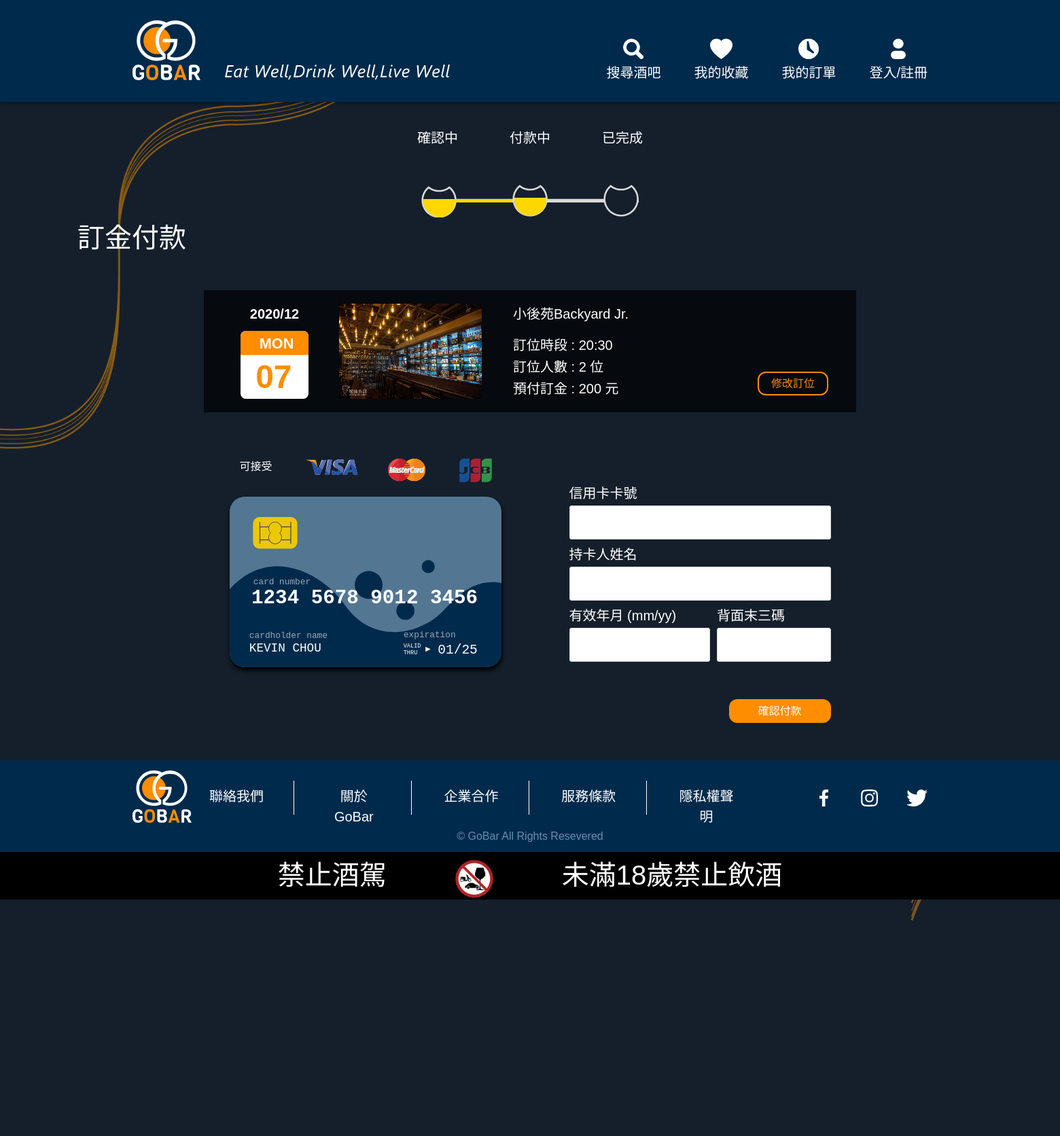
/W/pages/payment.php, run on the app's committed database.
### tables this page shows
CREATE TABLE `orders` (
  `sid` int(11) NOT NULL,
  `shop` varchar(255) NOT NULL,
  `date` date NOT NULL,
  `weekdays` text NOT NULL,
  `time` varchar(255) NOT NULL,
  `people` int(11) NOT NULL,
  `name` varchar(255) NOT NULL,
  `phone` varchar(255) NOT NULL,
  `email` varchar(255) NOT NULL,
  `remarks` varchar(255) NOT NULL,
  `noshow` varchar(255) NOT NULL
);

### W/pages/payment.php (the view, shortened to what this page needs)
<?php include __DIR__ . '/../../parts/config.php'; ?>
    <?php
      $sql = sprintf("SELECT `shop`,`date`,`weekdays`, `people`, `time` FROM `orders` ORDER BY `sid` desc limit 1 ; ");
      $stmt = $pdo->query($sql);
      $orders = $stmt->fetchAll(PDO::FETCH_ASSOC);
    ?>
<?php include __DIR__ . '/../../parts/html-head.php'; ?>
<link rel="stylesheet" href="../css/payment.css" />
<link rel="stylesheet" href="../css/card.css" />
<?php include __DIR__ . '/../../parts/navbar.php'; ?>
  <body>
    <div class="web golden-line1"></div>
    <div class="container-fluid">
      <div class="glass-position">
        <div class="progress-area">
          <div class="progress-line">
            <p>確認中</p>
          </div>
          <div class="progress-line">
            <p>付款中</p>
          </div>
          <div class="progress-line">
            <p>已完成</p>
          </div>
        </div>
        <div class="glass">
          <div>
            <div class="animate-position">
              <span class="top"></span>
            </div>
            <div class="animate-position1">
              <span class="line"></span>
            </div>
            <div class="animate-position2">
              <span class="fix-yellow"></span>
            </div>
          </div>
        </div>
      </div>
      <div class="title-40M ml-4 col-xl-12 col-12">
        <p class="web">訂金付款</p>
      </div>
      <div class="row justify-content-center">
        <div class="order-info col-xl-8 col-12">
          <div class="row area-box">
            <div class="date ml-4 col-xl-2 col-4">
              <p class="text-20B"><?= substr($orders[0]["date"], 0, 4) ,'/',substr($orders[0]["date"],5 ,2 )?></p>
              <svg
                xmlns="http://www.w3.org/2000/svg"
                width="100"
                height="100"
                viewBox="0 0 194 194"
              >
                <g
                  id="Group_459"
                  data-name="Group 459"
                  transform="translate(-630 -854)"
                >
                  <rect
                    id="Rectangle_1458"
                    data-name="Rectangle 1458"
                    width="194"
                    height="194"
                    rx="15"
                    transform="translate(630 854)"
                    fill="#fff"
                  />
                  <path
                    id="Rectangle_1462"
                    data-name="Rectangle 1462"
                    d="M15,0H179a15,15,0,0,1,15,15V69a0,0,0,0,1,0,0H0a0,0,0,0,1,0,0V15A15,15,0,0,1,15,0Z"
                    transform="translate(630 854)"
                    fill="#ff8d00"
                  />
                  <text
                    id="_18"
                    data-name="18"
                    transform="translate(673 1016)"
                    fill="#ff8d00"
                    font-size="93"
                    font-family="NotoSansTC-Bold, Noto Sans TC"
                    font-weight="700"
                  >
                    <tspan x="0" y="0"><?=substr($orders[0]["date"], 8, 2)?></tspan>
                  </text>
                  <text
                    id="FRIDAY"
                    transform="translate(684 904)"
                    fill="#fff"
                    font-size="42"
                    font-family="NotoSansTC-Bold, Noto Sans TC"
                    font-weight="700"
                  >
                    <tspan x="0" y="0"><?=substr($orders[0]["weekdays"],0,3)?></tspan>
                  </text>
                </g>
              </svg>
            </div>
            <div class="bar-pic col-xl-3 col-11">
              <img src="<?= WEB_ROOT ?>data/img/<?=$orders[0]['shop']?>.jpg" alt="" />
            </div>
            <div class="info col-xl-4 col-10">
              <p id="bar-name" class="shop-name text-20"><?= $orders[0]["shop"] ?></p>
              <div class="info-text">
                <p class="text-20">訂位時段 : <?= $orders[0]["time"] ?></p>
                <p class="text-20">訂位人數 :  <?= $orders[0]["people"] ?> 位</p>
                <p class="text-20">預付訂金 : <?= $orders[0]["people"] *100 ?> 元</p>
              </div>
            </div>
            <div class="edit col-xl-2 col-6">
              <button id="edit-btn" class="edit-btn" onclick="history.back()" value="回到上一頁">修改訂位</button>
            </div>
          </div>
        </div>
      </div>
      <div class="row justify-content-center mt-5">
        <div class="cardd col-xl-4 col-11">
          <div class="card-type row mb-3">
            <div class="accept col-xl-2 col-3">
              <p>可接受</p>
            </div>
            <div class="visa col-xl-3 col-3">
              <img src="../img/visa.png" alt="" />
            </div>
            <div class="master col-xl-2 col-2">
              <img src="../img/mastercard.png" alt="" />
            </div>
            <div class="jcb col-xl-2 col-2">
              <img src="../img/jcb.png" alt="" />
            </div>
          </div>
          <div class="card-area">
            <div class="preload">
              <div class="creditcard">
                <div class="front">
                  <svg
                    version="1.1"
                    id="cardfront"
                    xmlns="http://www.w3.org/2000/svg"
                    xmlns:xlink="http://www.w3.org/1999/xlink"
                    x="0px"
                    y="0px"
                    viewBox="0 0 750 471"
                    style="enable-background: new 0 0 750 471"
                    xml:space="preserve"
                  >
                    <g id="Front">
                      <text
                        transform="matrix(1 0 0 1 60.106 295.0121)"
                        id="svgnumber"
                        class="st2 st3 st4"
                      >
                        1234 5678 9012 3456
                      </text>
                      <text
                        transform="matrix(1 0 0 1 54.1064 428.1723)"
                        id="svgname"
                        class="st2 st5 st6"
                      >
                        KEVIN CHOU
                      </text>
                      <text
                        transform="matrix(1 0 0 1 54.1074 389.8793)"
                        class="st7 st5 st8"
                      >
                        cardholder name
                      </text>
                      <text
                        transform="matrix(1 0 0 1 479.7754 388.8793)"
                        class="st7 st5 st8"
                      >
                        expiration
                      </text>
                      <text
                        transform="matrix(1 0 0 1 65.1054 241.5)"
                        class="st7 st5 st8"
                      >
                        card number
                      </text>
                      <g>
                        <text
                          transform="matrix(1 0 0 1 574.4219 433.8095)"
                          id="svgexpire"
                          class="st2 st5 st9"
                        >
                          01/25
                        </text>
                        <text
                          transform="matrix(1 0 0 1 479.3848 417.0097)"
                          class="st2 st10 st11"
                        >
                          VALID
                        </text>
                        <text
                          transform="matrix(1 0 0 1 479.3848 435.6762)"
                          class="st2 st10 st11"
                        >
                          THRU
                        </text>
                      </g>
                    </g>
                  </svg>
                </div>
                <div class="back">
                  <svg
                    version="1.1"
                    id="cardback"
                    xmlns="http://www.w3.org/2000/svg"
                    xmlns:xlink="http://www.w3.org/1999/xlink"
                    x="0px"
                    y="0px"
                    viewBox="0 0 750 471"
                    style="enable-background: new 0 0 750 471"
                    xml:space="preserve"
                  >
                    <g id="Back">
                      <text
                        transform="matrix(1 0 0 1 621.999 227.2734)"
                        id="svgsecurity"
                        class="st6 st7"
                      >
                        666
                      </text>
                      <g class="st8">
                        <text
                          transform="matrix(1 0 0 1 518.083 280.0879)"
                          class="st9 st6 st10"
                        >
                          security code
                        </text>
                      </g>
                    </g>
                  </svg>
                </div>
              </div>
            </div>
          </div>
        </div>
        <div class="col-xl-4 col-12 mt-3">
          <div class="form-container">
            <div class="field-container">
              <label for="cardnumber">信用卡卡號</label>
              <input
                id="cardnumber"
                type="text"
                pattern="[0-9]*"
                inputmode="numeric"
              />
              <svg
                id="ccicon"
                class="ccicon"
                width="750"
                height="471"
                viewBox="0 0 750 471"
                version="1.1"
                xmlns="http://www.w3.org/2000/svg"
                xmlns:xlink="http://www.w3.org/1999/xlink"
              ></svg>
            </div>
            <div class="field-container">
              <label for="name">持卡人姓名</label>
              <input id="name" maxlength="20" type="text" autocomplete="off" />
            </div>
            <div class="field-container">
              <label for="expirationdate">有效年月 (mm/yy)</label>
              <input
                id="expirationdate"
                type="text"
                pattern="[0-9]*"
                inputmode="numeric"
              />
            </div>
            <div class="field-container">
              <label for="securitycode">背面末三碼</label>
              <input
                id="securitycode"
                type="text"
                pattern="[0-9]*"
                inputmode="numeric"
              />
            </div>
          </div>
          <div class="confirm mt-5 d-flex justify-content-end">
            <p id="errormsg"></p>
            <button id="confirm-btn" class="confirm-btn col-4">確認付款</button>
          </div>
        </div>
      </div>
    </div>
  </body>
  <?php include __DIR__ . '/../../parts/about.php'; ?>
</html>

### W/css/payment.css (style rules this page uses)
body { color: #fff; font-family: "Noto Sans TC", sans-serif; background-color: #141f2b; }
.container-fluid { width: 100%; max-width: 1440px; margin: auto; position: relative; margin-bottom: 55px; }
.progress-area { display: flex; justify-content: center; }
.progress-line { background-color: transparent; margin: 38px; }
.progress-line p { font-size: 20px; line-height: 30px; }
.glass-position { display: flex; flex-direction: column; align-items: center; }
.glass { display: flex; justify-content: center; position: relative; }
.animate-position { position: absolute; top: 19px; left: 136.59px; width: 47px; height: 27px; border-radius: 0 0 27px 27px; overflow: hidden; }
.animate-position1 { position: absolute; top: 20px; left: 49px; width: 85px; height: 27px; border-radius: 0 0 27px 27px; overflow: hidden; }
.animate-position2 { position: absolute; top: 21px; left: 2.1px; width: 85px; height: 27px; border-radius: 0 0 27px 27px; overflow: hidden; }
.fix-yellow { display: inline-block; background-color: #ffd700; width: 47.5px; height: 27px; border-radius: 0 0 27px 27px; position: absolute; }
.top { display: inline-block; background-color: #ffd700; width: 47px; height: 0px; border-radius: 0 0 27px 27px; animation-name: MoveUp; animation-duration: 3s; animation-delay: 3s; animation-timing-function: ease; animation-fill-mode: forwards; }
.line { background-color: #ffd700; width: 0px; height: 5px; position: absolute; top: 1px; left: 1px; display: inline-block; animation-name: MoveToRight; animation-duration: 3s; animation-delay: 1s; animation-fill-mode: forwards; }
.title-40M { font-size: 40px; font-weight: 500; margin-bottom: 47px; }
.text-20B { font-size: 20px; font-weight: 700; margin-bottom: 10px; }
.text-20 { font-size: 20px; }
.area-box { margin-top: 20px; }
.order-info { background-color: rgba(0, 0, 0, 0.7); height: 180px; }
.date { text-align: center; }
.bar-pic img { width: 100%; }
.info { margin-left: 16px; }
.info-text p { margin-bottom: 2px; }
.edit-btn { color: #ff8d00; background-color: transparent; border: 2px solid #ff8d00; height: 35px; width: 80%; border-radius: 12px; margin-top: 100px; margin-left: 40px; }
.cardd { margin-left: 45px; }
.card-type { color: #fff; margin-top: 20px; }
.accept { margin-left: 15px; margin-right: 3px; }
.visa { margin-left: 15px; }
.master { margin-right: 25px; }
.confirm-btn { color: #fff; background-color: #ff8d00; height: 35px; width: 130px; border-radius: 12px; margin-right: 45px; border: none; }
#errormsg { padding-right: 20px; color: #ff5172; font-size: 22px; font-weight: 500; }
.golden-line1 { position: absolute; transform: translate(-120px, -130px); background: url(../img/golden-line1.png); background-size: 51%; background-repeat: no-repeat; width: 100%; height: 100%; z-index: -1; }

### css/navbar.css (style rules this page uses)
* { font-family: "Noto Sans TC", sans-serif; }
input, select, button { outline: transparent; }

### css/about.css (style rules this page uses)
body { overflow-x: hidden; }

### data on the page
orders: date "2020", date "12", date "07", weekdays "MON", shop (picture), shop "小後苑Backyard Jr.", time "20:30", people "2", $orders[0]['people']*100 "200"
